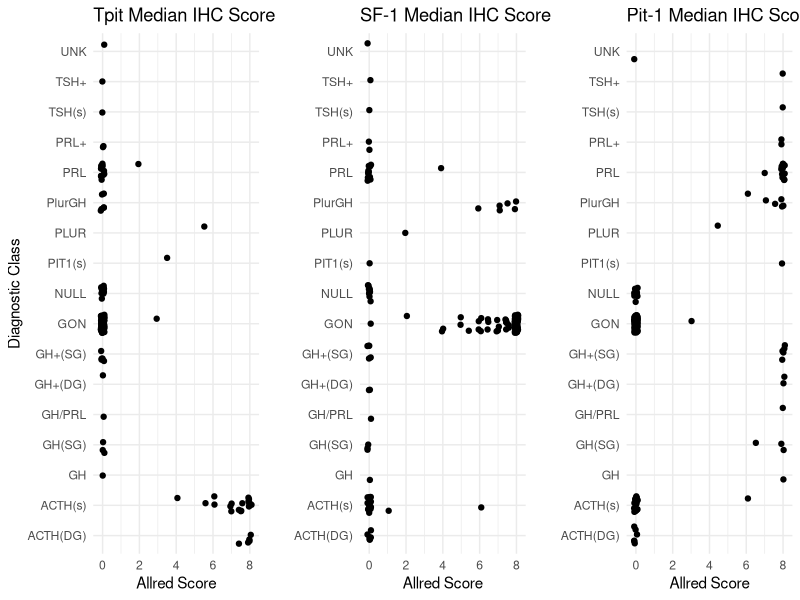
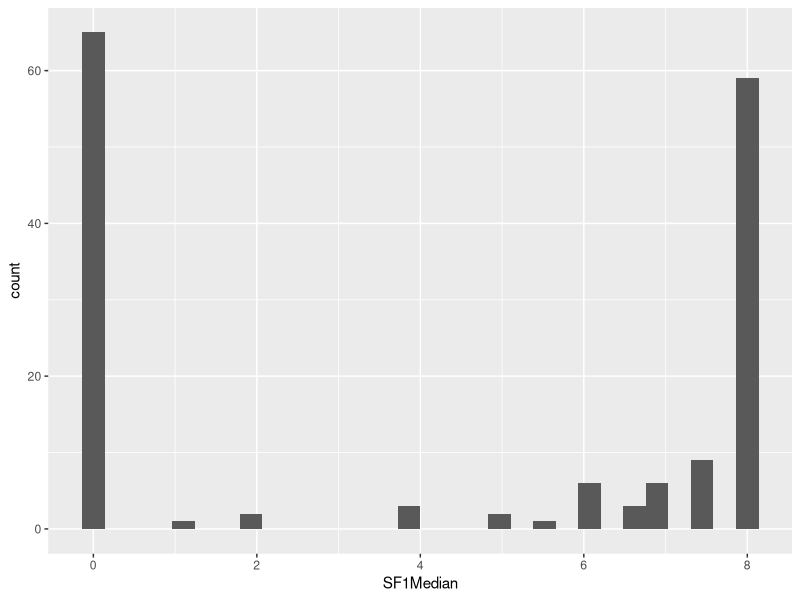
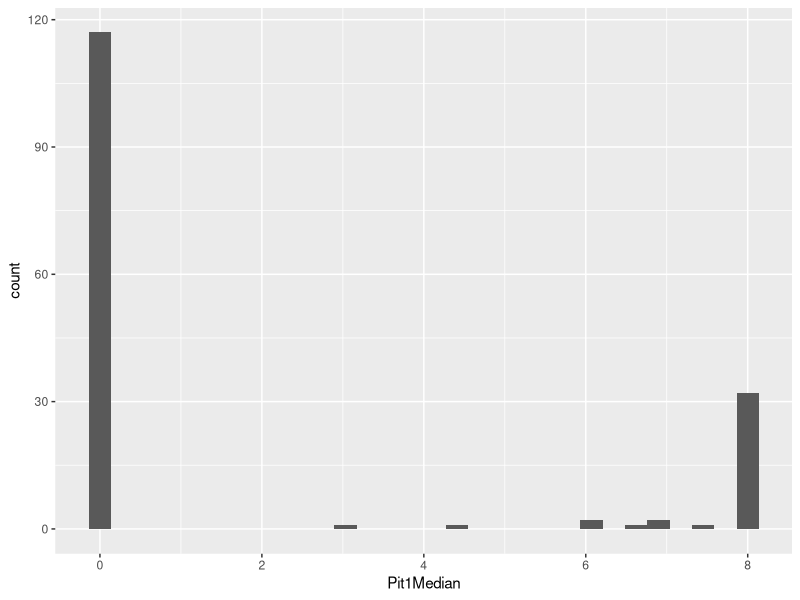
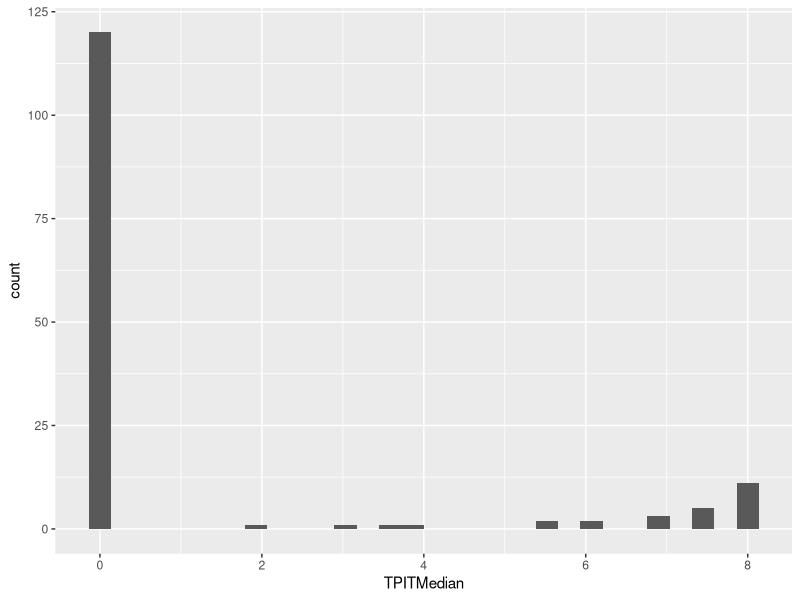
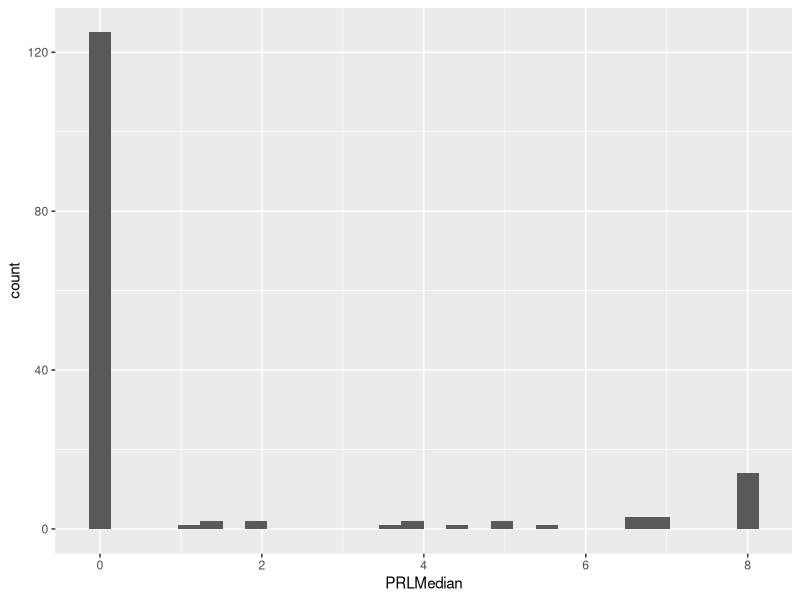
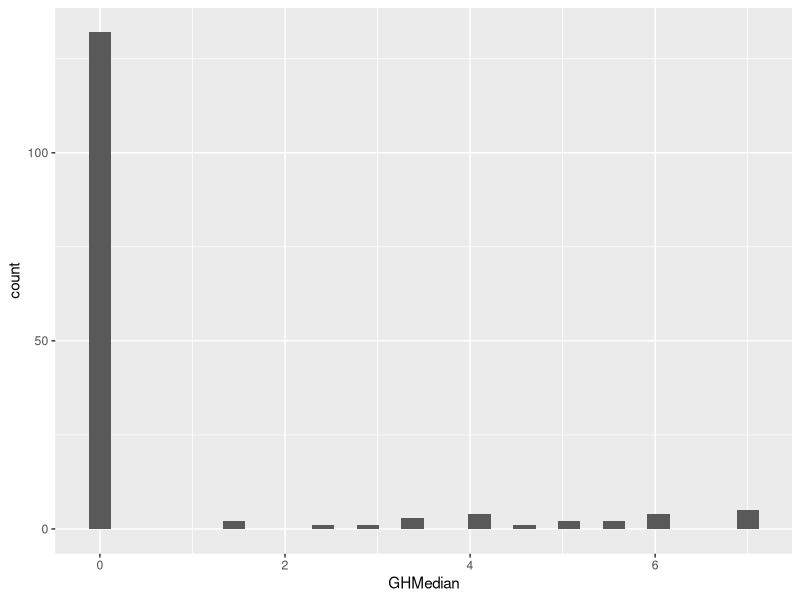
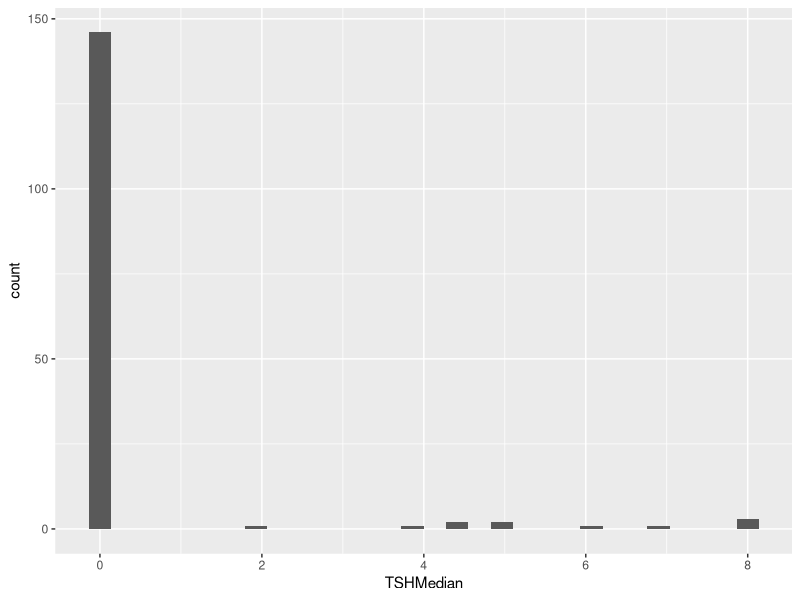
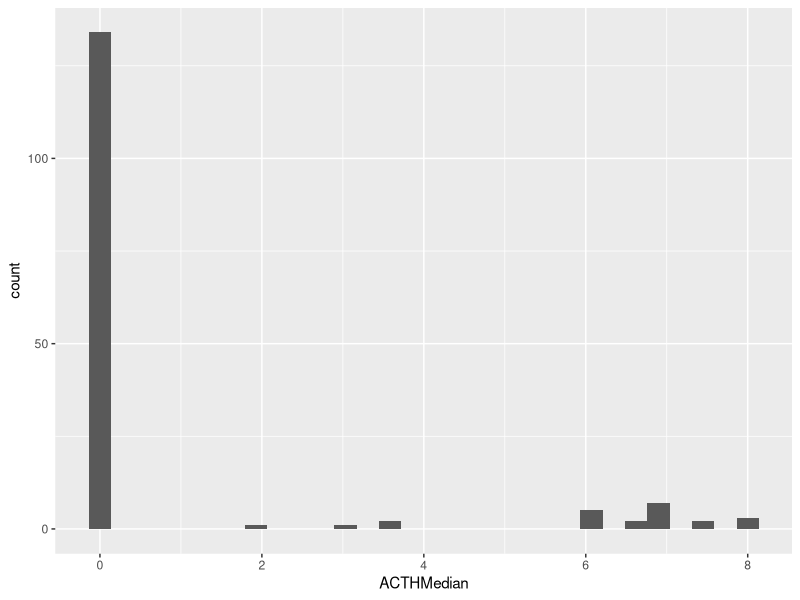

Generate these figures, in order, with R:
## ---- chunk 1
knitr::opts_chunk$set(echo = TRUE)
## ---- chunk 2
library(tidyverse)

patma <- read_csv("data/TpitAddedVillaUpdate.csv")

## ---- chunk 3
tsh <- patma %>%
  group_by(finDx) %>%
  summarize(mean(TSHMedian, na.rm = TRUE)) 

tsh
## ---- chunk 4
library(gridExtra)
p<-ggplot(patma, aes(finDx, TPITMedian))
p1 <- p + geom_point(position=position_jitter(width=0.3, height=0.1)) +
  theme_minimal() +
  coord_flip() +
  labs(x="Diagnostic Class") +
  labs(y="Allred Score") +
  labs(title="Tpit Median IHC Score")

p<-ggplot(patma, aes(finDx, SF1Median))
p2 <- p + geom_point(position=position_jitter(width=0.3, height=0.1)) +
  theme_minimal() +
  coord_flip() +
  labs(x="") +
  labs(y="Allred Score") +
  labs(title="SF-1 Median IHC Score")

p<-ggplot(patma, aes(finDx, Pit1Median))
p3 <- p + geom_point(position=position_jitter(width=0.3, height=0.1)) +
  theme_minimal() +
  coord_flip() +
  labs(x="") +
  labs(y="Allred Score") +
  labs(title="Pit-1 Median IHC Score")

grid.arrange(p1, p2, p3, nrow = 1)
## ---- chunk 5
ggplot(patma, aes(SF1Median)) + geom_histogram()
ggplot(patma, aes(Pit1Median)) + geom_histogram()
ggplot(patma, aes(TPITMedian)) + geom_histogram()
ggplot(patma, aes(PRLMedian)) + geom_histogram()
ggplot(patma, aes(GHMedian)) + geom_histogram()
ggplot(patma, aes(TSHMedian)) + geom_histogram()
ggplot(patma, aes(ACTHMedian)) + geom_histogram()
ggplot(patma, aes(LHMedian)) + geom_histogram()
ggplot(patma, aes(FSHMedian)) + geom_histogram()
ggplot(patma, aes(GATA3Median)) + geom_histogram()
## ---- chunk 6
patma %>%  
  filter(Pit1Median > 0) %>% 
  ggplot(aes(Pit1Median)) + geom_histogram()

patma %>%  
  filter(TPITMedian > 0) %>% 
  ggplot(aes(TPITMedian)) + geom_histogram()

patma %>%  
  filter(GATA3Median > 0) %>% 
  ggplot(aes(GATA3Median)) + geom_histogram()

patma %>%  
  filter(LHMedian > 0) %>% 
  ggplot(aes(LHMedian)) + geom_histogram()

patma %>%  
  filter(FSHMedian > 0) %>% 
  ggplot(aes(FSHMedian)) + geom_histogram()

patma %>%  
  filter(PRLMedian > 0) %>% 
  ggplot(aes(PRLMedian)) + geom_histogram()

patma %>%  
  filter(GHMedian > 0) %>% 
  ggplot(aes(GHMedian)) + geom_histogram()

patma %>%  
  filter(TSHMedian > 0) %>% 
  ggplot(aes(TSHMedian)) + geom_histogram()

patma %>%  
  filter(ACTHMedian > 0) %>% 
  ggplot(aes(ACTHMedian)) + geom_histogram()
